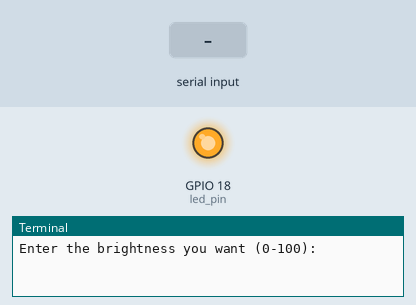
The program below on a simulated Raspberry Pi (BCM pin numbers). Shown: output pins drawn as LEDs (lit = HIGH), the last lines printed to the terminal. The inputs (shaded band) are chosen by the test bench.

Above: at 1.2 s.
1.3 s: "90" typed at the terminal
At 2.0 s:
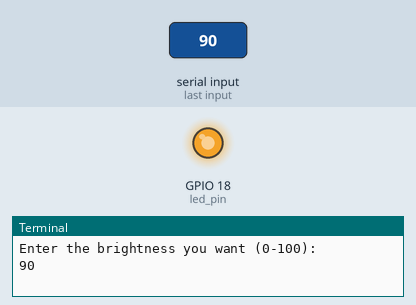
2.8 s: "0" typed at the terminal
At 3.2 s:
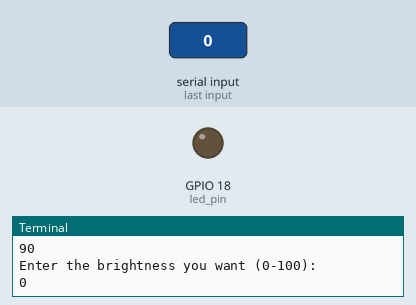
Timing chart, 0 to 5.8 s (numbered marks = the images above; inputs shaded):
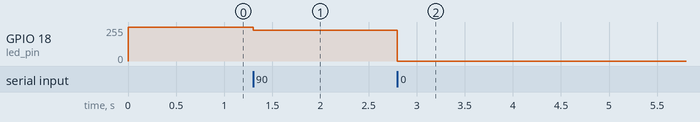

The program:

LED_blinking.py
```python
import RPi.GPIO as GPIO
import time

led_pin = 18
GPIO.setmode(GPIO.BCM)
GPIO.setup(led_pin, GPIO.OUT)

pwm_led = GPIO.PWM(led_pin, 500)
pwm_led.start(100)

while True:
    duty_s = raw_input("Enter the brightness you want (0-100): ")
    duty = int(duty_s)
    pwm_led.ChangeDutyCycle(duty)
    GPIO.output(led_pin, True)
    time.sleep(0.5)
    GPIO.output(led_pin, False)
    time.sleep(0.5)
```

Measured:
- after the input at 1.3 s, GPIO 18 (led_pin): 255/255 → 230/255 at once
- after the input at 2.8 s, GPIO 18 (led_pin): 230/255 → 0/255 at once
